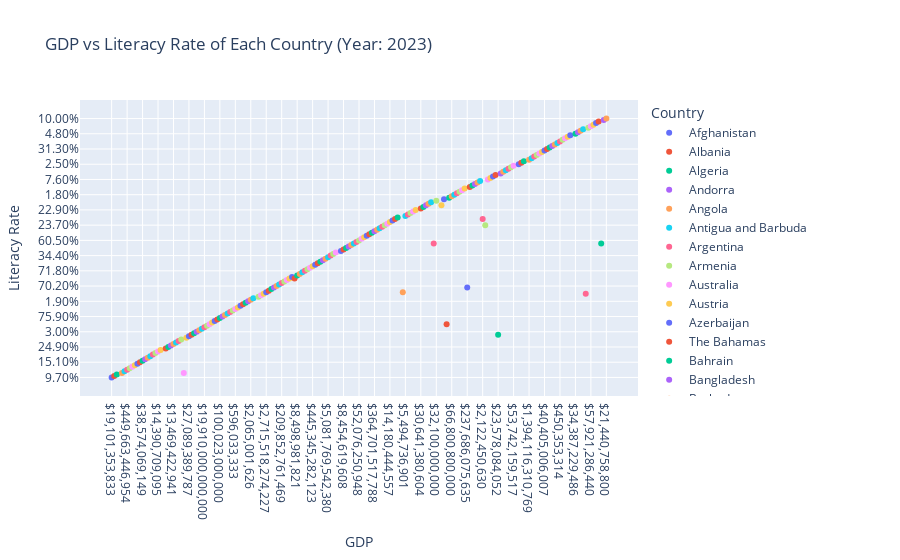

Source (notebook cell):
### Code cell
#10. Plot the GDP and Literacy rate of the each country (Year : 2022)
import plotly.express as px

# Filter data for the year 2022
df_2023 = df[df['Year'] == 2022]
df = pd.read_csv('world_literacy_data_2021_2023.csv') # iris is a pandas DataFrame
fig = px.scatter(df_2023, x="GDP", y="Literacy Rate", color='Country', 
                                 title='GDP vs Literacy Rate of Each Country (Year: 2023)')


fig.update_layout(
    xaxis_title='GDP',
    yaxis_title='Literacy Rate',
    legend_title='Country'
)
fig.show()
